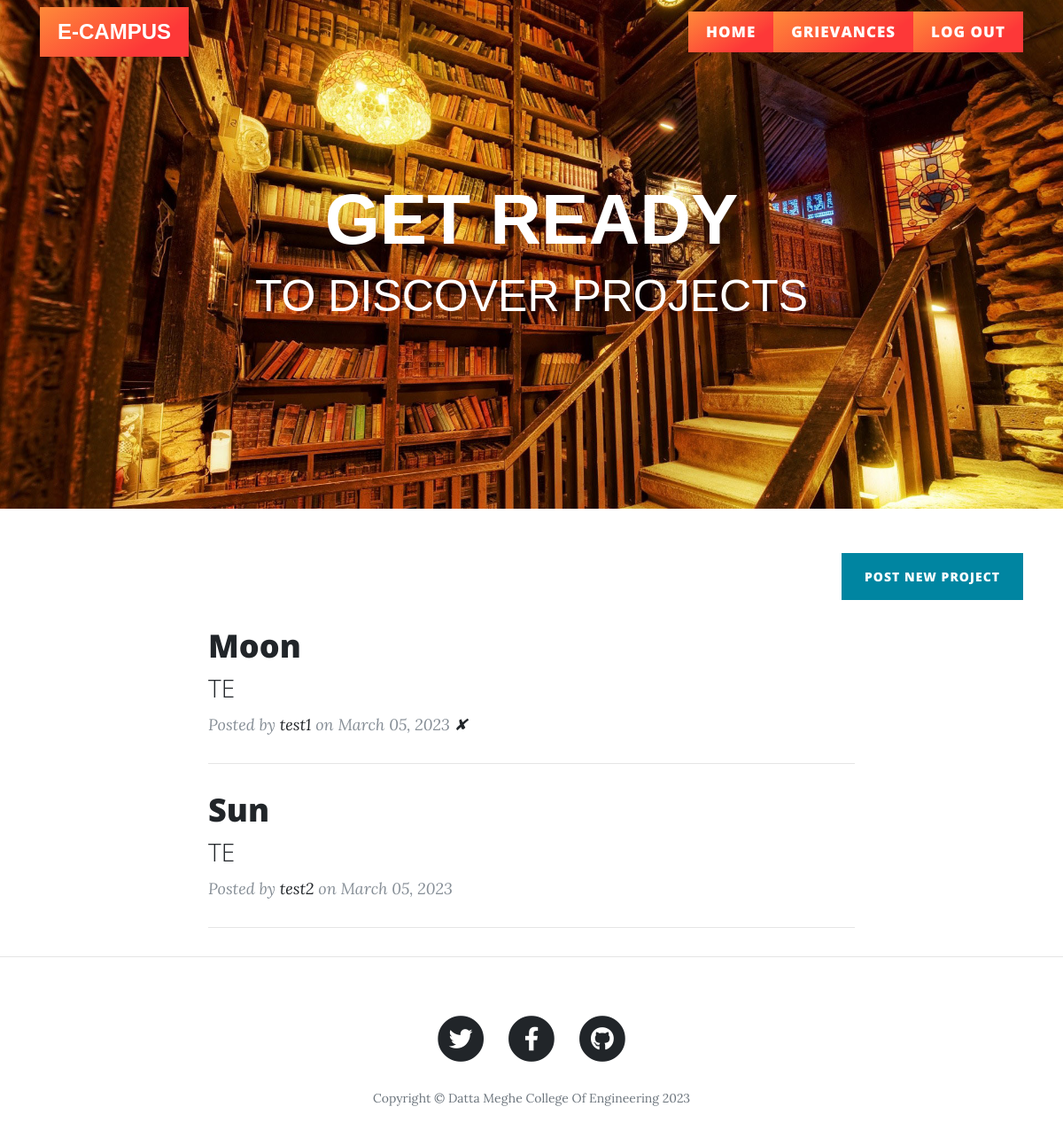
The page / (signed in) on the database its author committed.
### app.py (models this page shows)
class BlogPost(db.Model):
    __tablename__ = "blog_posts"
    id = db.Column(db.Integer, primary_key=True)
    author_id = db.Column(db.Integer, db.ForeignKey("users.id"))
    title = db.Column(db.String(250), unique=True, nullable=False)
    ay= db.Column(db.String(250), nullable=False)
    group1 = db.Column(db.String(250), unique=True, nullable=False)
    group2 = db.Column(db.String(250), unique=True, nullable=False)
    group3 = db.Column(db.String(250), unique=True, nullable=False)
    guide = db.Column(db.String(250), nullable=False)
    date = db.Column(db.String(250), nullable=False)
    author = relationship("User", back_populates="posts")
    comments = relationship("Comment", back_populates="parent_post")

class User(UserMixin, db.Model):
    __tablename__ = "users"
    id = db.Column(db.Integer, primary_key=True)
    email = db.Column(db.String(100), unique=True)
    password = db.Column(db.String(100))
    name = db.Column(db.String(100))
    posts = relationship("BlogPost", back_populates="author")
    posts1 = relationship("Upload", back_populates="author1")
    comments = relationship("Comment", back_populates="comment_author")

### app.py (the view)
@app.route('/')
def get_all_posts():
    if current_user.is_authenticated:
        posts = BlogPost.query.all()
        return render_template("index.html", all_posts=posts)
    else:
        flash("You need to login first!")
        return redirect("/login")

### app.py (called while the page is built)
@login_manager.user_loader
def load_user(user_id):
    return User.query.get(int(user_id))

### templates/index.html (shortened to what this page needs)
{% include "header.html" %}
  <header class="masthead" style="background-image: url('{{ url_for('static', filename='img/Post.jpg') }}')">
    <div class="overlay"></div>
    <div class="container">
      <div class="row">
        <div class="col-lg-8 col-md-10 mx-auto">
          <div class="site-heading">
            <h1 style="font-family:Arial, Helvetica, sans-serif ;">GET READY</h1>
            <h2 style="font-family: Arial, Helvetica, sans-serif;font-size:50px ; font-weight: 400;">TO DISCOVER PROJECTS</h2>
          </div>
        </div>
      </div>
    </div>
  </header>
  <div class="container">
 <div class="clearfix">
          <a class="btn btn-primary float-right "  href="{{url_for('add_new_post')}}">Post new project</a>
        </div>
    <div class="row">
      <div class="col-lg-8 col-md-10 mx-auto">
        {% for post in all_posts %}
        <div class="post-preview">
          <a href="{{ url_for('show_post', post_id=post.id) }}">
            <h2 class="post-title">
              {{post.title}}
            </h2>
            <h3 class="post-subtitle">
              {{post.ay}}
            </h3>
          </a>
          <p class="post-meta">Posted by
            <a href="#">{{post.author.name}}</a>
            on {{post.date}}
            {% if current_user.id == post.author_id %}
            <a href="{{url_for('delete_post', post_id=post.id) }}">✘</a>
            {% endif %}
          </p>
        </div>
        <hr>
        {% endfor %}
             </div>
    </div>
  </div>
  <hr>
{% include "footer.html" %}

### rows shown on the page
BlogPost: title "Moon", ay "TE", author.name "test1", date "March 05, 2023"
BlogPost: title "Sun", ay "TE", author.name "test2", date "March 05, 2023"
